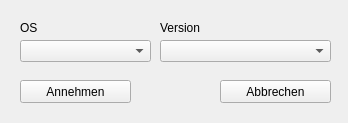
<?xml version="1.0" encoding="UTF-8"?>
<ui version="4.0">
 <class>QtConfig</class>
 <widget class="QWidget" name="QtConfig">
  <property name="geometry">
   <rect>
    <x>0</x>
    <y>0</y>
    <width>348</width>
    <height>123</height>
   </rect>
  </property>
  <property name="windowTitle">
   <string>Version &amp; OS Spoofer</string>
  </property>
  <widget class="QPushButton" name="acceptButton">
   <property name="geometry">
    <rect>
     <x>20</x>
     <y>80</y>
     <width>111</width>
     <height>23</height>
    </rect>
   </property>
   <property name="text">
    <string>Annehmen</string>
   </property>
   <property name="checkable">
    <bool>false</bool>
   </property>
  </widget>
  <widget class="QPushButton" name="cancelButton">
   <property name="geometry">
    <rect>
     <x>220</x>
     <y>80</y>
     <width>111</width>
     <height>23</height>
    </rect>
   </property>
   <property name="text">
    <string>Abbrechen</string>
   </property>
  </widget>
  <widget class="QComboBox" name="OSComboBox">
   <property name="geometry">
    <rect>
     <x>20</x>
     <y>40</y>
     <width>131</width>
     <height>22</height>
    </rect>
   </property>
  </widget>
  <widget class="QLabel" name="OSLabel">
   <property name="geometry">
    <rect>
     <x>20</x>
     <y>20</y>
     <width>111</width>
     <height>16</height>
    </rect>
   </property>
   <property name="text">
    <string>OS</string>
   </property>
  </widget>
  <widget class="QLabel" name="versionLabel">
   <property name="geometry">
    <rect>
     <x>160</x>
     <y>20</y>
     <width>111</width>
     <height>16</height>
    </rect>
   </property>
   <property name="text">
    <string>Version</string>
   </property>
  </widget>
  <widget class="QComboBox" name="versionComboBox">
   <property name="geometry">
    <rect>
     <x>160</x>
     <y>40</y>
     <width>171</width>
     <height>22</height>
    </rect>
   </property>
  </widget>
 </widget>
 <layoutdefault spacing="6" margin="11"/>
 <resources/>
 <connections>
  <connection>
   <sender>acceptButton</sender>
   <signal>clicked()</signal>
   <receiver>QtConfig</receiver>
   <slot>saveToConfig()</slot>
   <hints>
    <hint type="sourcelabel">
     <x>197</x>
     <y>251</y>
    </hint>
    <hint type="destinationlabel">
     <x>199</x>
     <y>149</y>
    </hint>
   </hints>
  </connection>
  <connection>
   <sender>cancelButton</sender>
   <signal>clicked()</signal>
   <receiver>QtConfig</receiver>
   <slot>close()</slot>
   <hints>
    <hint type="sourcelabel">
     <x>197</x>
     <y>151</y>
    </hint>
    <hint type="destinationlabel">
     <x>141</x>
     <y>102</y>
    </hint>
   </hints>
  </connection>
  <connection>
   <sender>acceptButton</sender>
   <signal>clicked()</signal>
   <receiver>QtConfig</receiver>
   <slot>close()</slot>
   <hints>
    <hint type="sourcelabel">
     <x>87</x>
     <y>151</y>
    </hint>
    <hint type="destinationlabel">
     <x>141</x>
     <y>102</y>
    </hint>
   </hints>
  </connection>
  <connection>
   <sender>OSComboBox</sender>
   <signal>currentIndexChanged(QString)</signal>
   <receiver>QtConfig</receiver>
   <slot>updateVersionCombo(QString)</slot>
   <hints>
    <hint type="sourcelabel">
     <x>75</x>
     <y>50</y>
    </hint>
    <hint type="destinationlabel">
     <x>141</x>
     <y>61</y>
    </hint>
   </hints>
  </connection>
 </connections>
 <slots>
  <slot>saveToConfig()</slot>
  <slot>updateVersionCombo(QString)</slot>
 </slots>
</ui>
